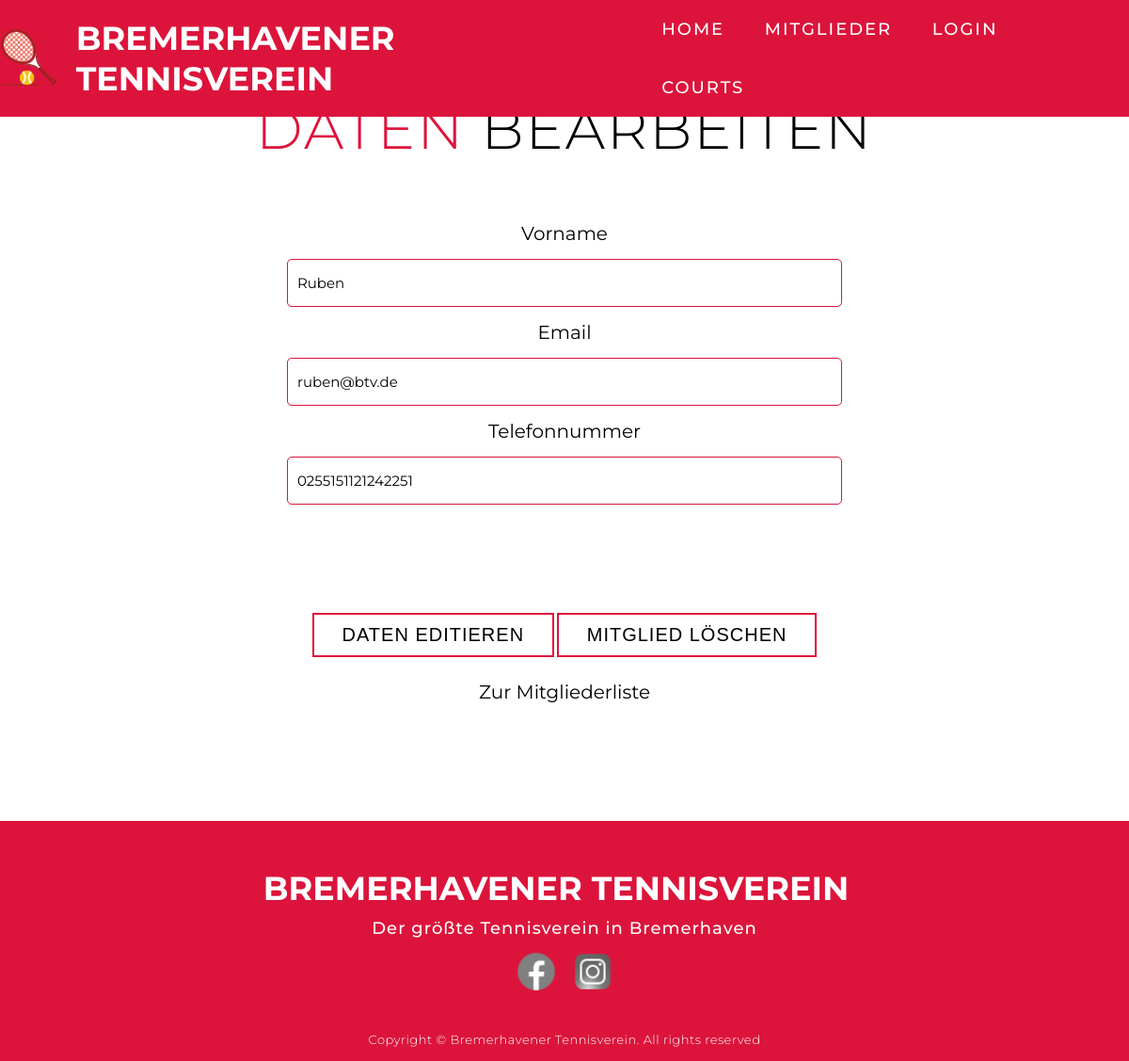
Page /editUserDetails.php?id=1 (signed in) on the committed database.
### tables this page shows
CREATE TABLE `member_v1` (
  `id` int(11) NOT NULL AUTO_INCREMENT,
  `email` varchar(255) NOT NULL,
  `forename` varchar(255) NOT NULL,
  `password` varchar(255) DEFAULT NULL,
  `isTrainer` tinyint(1) NOT NULL DEFAULT '0',
  `phonenumber` varchar(255) NOT NULL,
  UNIQUE KEY `email` (`email`),
  UNIQUE KEY `id` (`id`)
);

### includes/User.php (called while the page is built, shortened)
<?php
class User
{
    public static function getUserInformation(string $id): array
    {
        $mysql = getMysqlConnection();
        $stmt = $mysql->prepare("select * FROM member_v1 WHERE id = :id");
        $stmt->bindParam(':id', $id, PDO::PARAM_INT);
        $stmt->execute();
        return $stmt->fetch();
    }
}

### editUserDetails.php (the view, shortened to what this page needs)
<?php
require('views/header.php');
?>
    <section id="edit-user">
        <div class="edit-user container">
            <div class="edit-user-header">
                <h1 class="section-title"><span>Daten</span> Bearbeiten</h1>
                <div class="edit-user-bottom">
                    <?php
                    if (isset($_SESSION['id'])) {
                        if (!isset($_GET['id'])) {
                            $message = 'Keine ID verfügbar.';
                        } else {
                            $result = User::getUserInformation($_GET['id']);
                            ?>
                            <table class="table">
                                <form action="editUserDetails.php?id=<?php echo $_GET['id'] ?>" method="post">
                                    <div class=form-group>
                                        <input type="hidden" name="id" value="<?php echo $result['id'] ?>"><br>
                                        <label for="fname">Vorname</label><br>
                                        <input type="text" name="forename"
                                               value="<?php echo $result['forename'] ?>"
                                               placeholder="Vorname"
                                               class="form-control" required><br>
                                        <label for="email">Email</label><br>
                                        <input type="email" name="email" value="<?php echo $result['email'] ?>"
                                               placeholder="Email"
                                               class="form-control" required><br>
                                        <label for="phone">Telefonnummer</label><br>
                                        <input type="tel" minlength="10"
                                               title="Die Telefonnummer muss mindestens 10 Zeichen haben"
                                               name="phonenumber" value="<?php echo $result['phonenumber'] ?>"
                                               pattern="0(17|25)([0-9]{0,})([-]{0,1})([0-9]{4,})"/><br>
                                        <button type="submit" name="submit" class="edit-user-btn">Daten
                                            Editieren
                                        </button>
                                        <button type="submit" name="deleteUser" class="edit-user-btn">Mitglied löschen
                                        </button>
                                </form>
                                <br>
                            </table>
                            <?php
                        }
                    } else {
                        $message = 'Keine gültige Session.';
                    }
                    ?>
                    <div class="links">
                        <a href="list.php">Zur Mitgliederliste</a>
                    </div>
                </div>
            </div>
        </div>
    </section>
<?php
include('views/footer.php');

### css/style.css (style rules this page uses)
* { padding: 0; margin: 0; box-sizing: border-box; }
html { font-size: 10px; font-family: 'Montserrat', sans-serif; scroll-behavior: smooth; }
a { text-decoration: none; }
.container { min-height: 100vh; width: 100%; display: flex; align-items: center; justify-content: center; }
.section-title { font-size: 4rem; font-weight: 300; color: black; margin-bottom: 10px; text-transform: uppercase; letter-spacing: 0.2rem; text-align: center; }
.section-title span { color: crimson; }
#edit-user .edit-user { flex-direction: column; text-align: center; max-width: 1500px; margin: 0 auto; padding: 100px 0; }
#edit-user .edit-user-header h1 { margin-bottom: 50px; }
#edit-user .edit-user-header { max-width: 800px; margin: 0 auto; }
#edit-user label { font-size: 2rem; color: black; text-align: center; }
#edit-user input { width: 90%; padding: 15px 10px; margin: 15px 0; display: inline-block; border: 1px solid crimson; border-radius: 5px; box-sizing: border-box; font-family: 'Montserrat', sans-serif; font-size: 1.5em; }
#edit-user .edit-user-btn { display: inline-block; padding: 10px 30px; color: black; background-color: transparent; border: 2px solid crimson; font-size: 2rem; text-transform: uppercase; letter-spacing: 0.1rem; margin-top: 100px; transition: 0.3s ease; transition-property: background-color, color; }
#edit-user a { font-size: 2rem; color: black; text-align: center; margin-top: 155px; }
#edit-user .links { margin: 25px auto; }
@media only screen and (min-width: 768px) { h1.section-title { font-size: 6rem; } }

### rows in the picture
member_v1: forename "Ruben", email "ruben@btv.de", phonenumber "0255151121242251"
